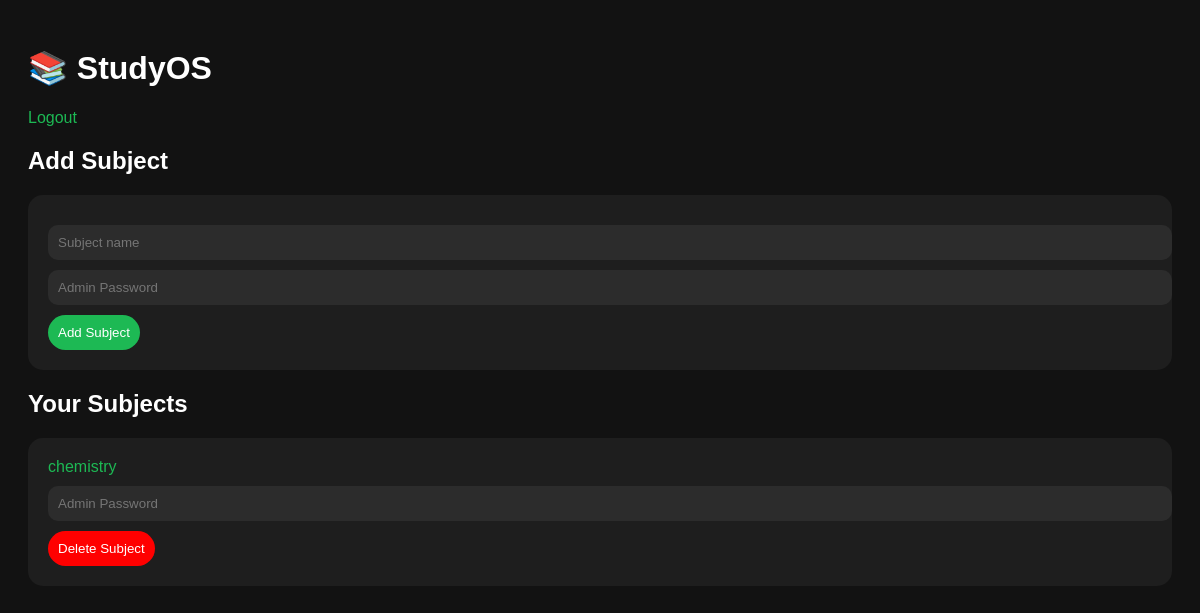
/ (signed in), run on an earlier commit of the app's database.
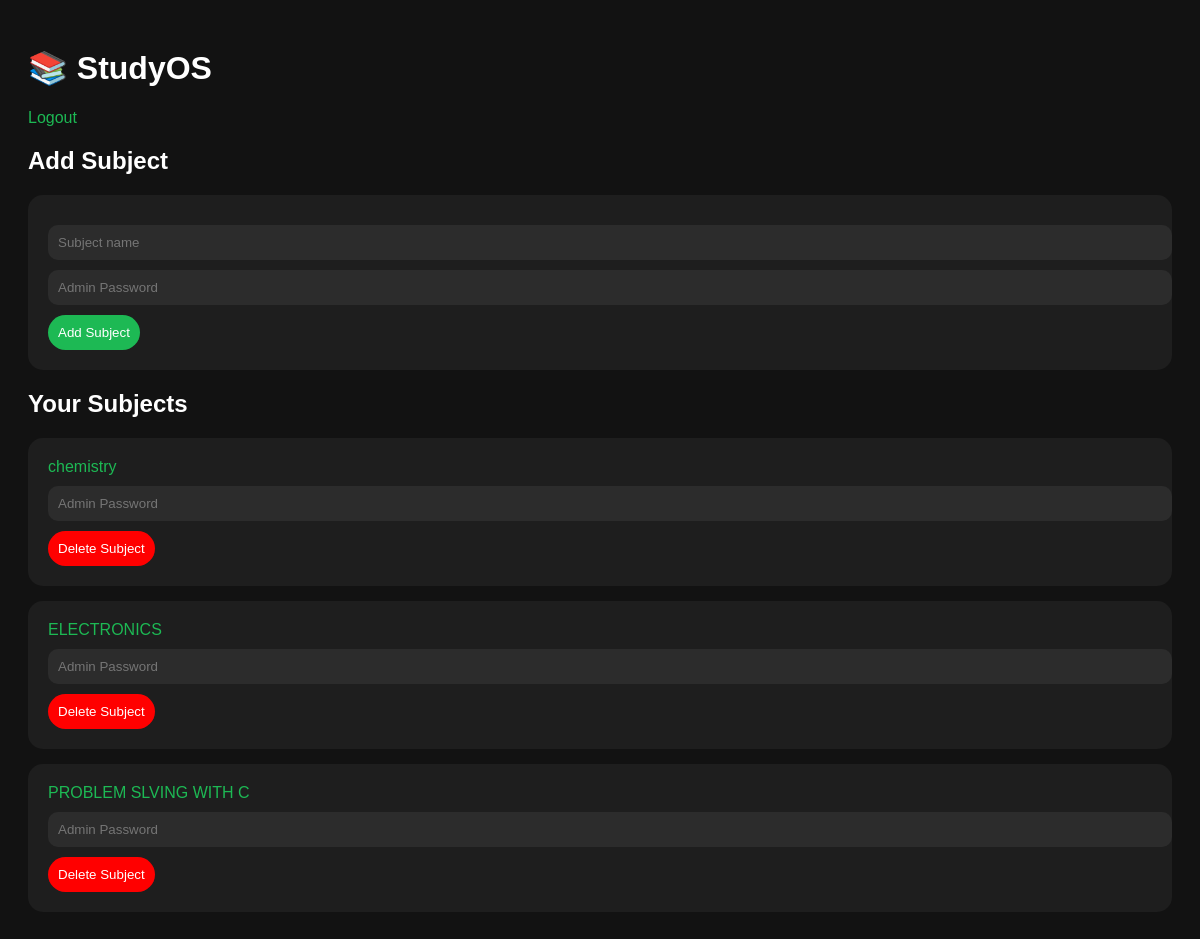
And on a later commit of the database.
### app.py (models this page shows)
class Subject(db.Model):
    id = db.Column(db.Integer, primary_key=True)
    name = db.Column(db.String(100), nullable=False)
    user_id = db.Column(db.Integer, db.ForeignKey('user.id'))

### app.py (the view, shortened to what this page needs)
@app.route('/', methods=['GET', 'POST'])
def home():
    if 'user_id' not in session:
        return redirect('/login')
    subjects = Subject.query.filter_by(user_id=session['user_id']).all()
    return render_template('index.html', subjects=subjects)

### templates/index.html (shortened to what this page needs)
<!DOCTYPE html>
<html>
<head>
</head>
<body>
<h1>📚 StudyOS</h1>
<a href="/logout">Logout</a>
<h2>Add Subject</h2>
<div class="card">
<form method="POST">
<input type="text" name="subject" placeholder="Subject name" required>
<input type="password" name="action_password" placeholder="Admin Password" required>
<button>Add Subject</button>
</form>
</div>
<h2>Your Subjects</h2>
{% for subject in subjects %}
<div class="card">
<a href="/subject/{{ subject.name }}">{{ subject.name }}</a>
<form method="POST" action="/delete_subject/{{ subject.name }}">
<input type="password" name="action_password" placeholder="Admin Password" required>
<button class="delete-btn">Delete Subject</button>
</form>
</div>
{% endfor %}
</body>
</html>

### templates/index.html (style rules this page uses)
body { background:#121212; color:white; font-family:Arial; padding:20px; }
.card { background:#1e1e1e; padding:20px; border-radius:15px; margin-top:15px; }
input { width:100%; padding:10px; border-radius:10px; border:none; margin-top:10px; background:#2c2c2c; color:white; }
button { margin-top:10px; padding:10px; border:none; border-radius:20px; background:#1DB954; color:white; cursor:pointer; }
.delete-btn { background:red; }
a { color:#1DB954; text-decoration:none; }

What changed in the data, as far as the page shows it:
added Subject: name "ELECTRONICS"
added Subject: name "PROBLEM SLVING WITH C"
